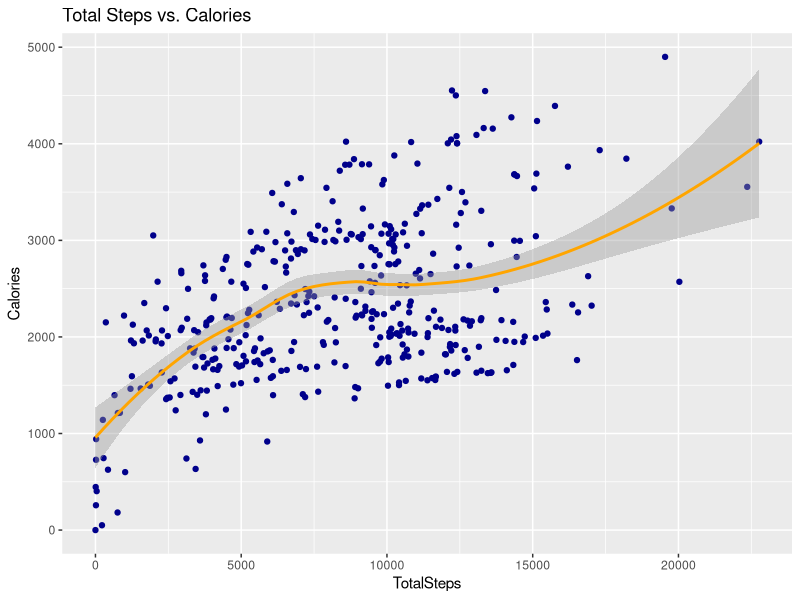
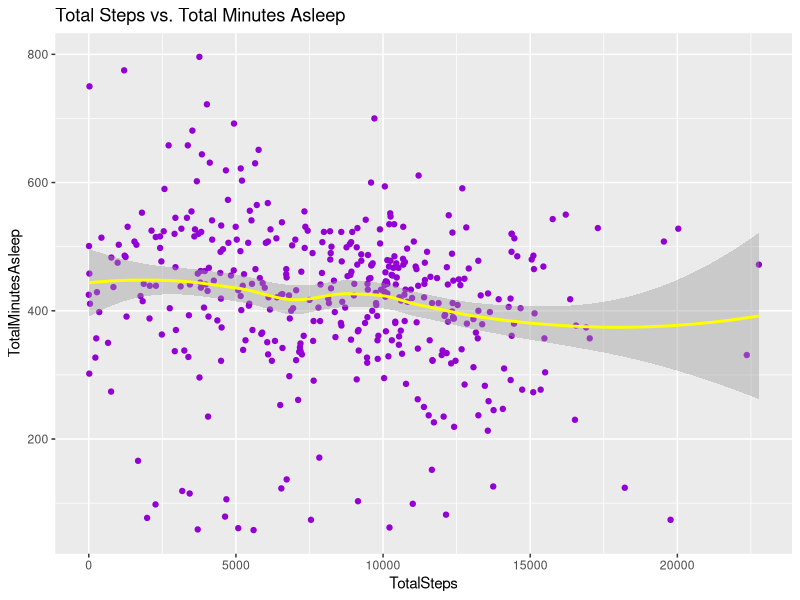
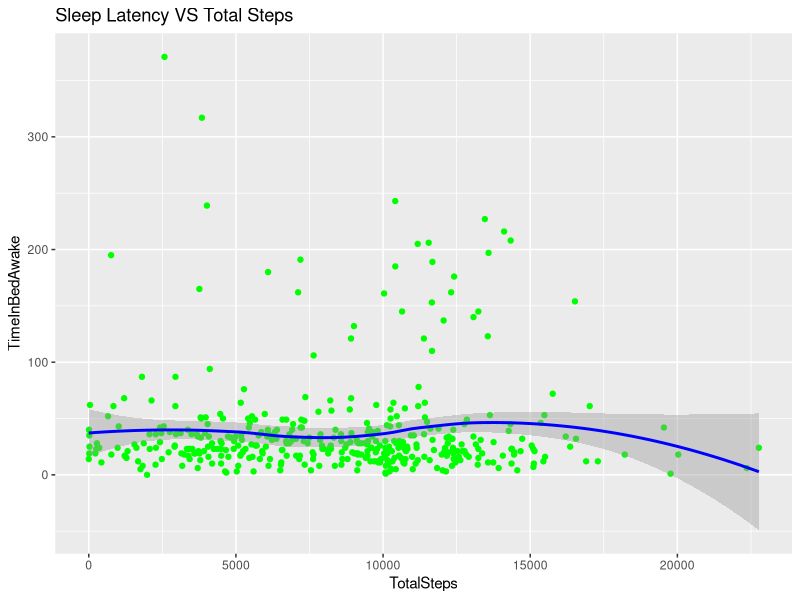
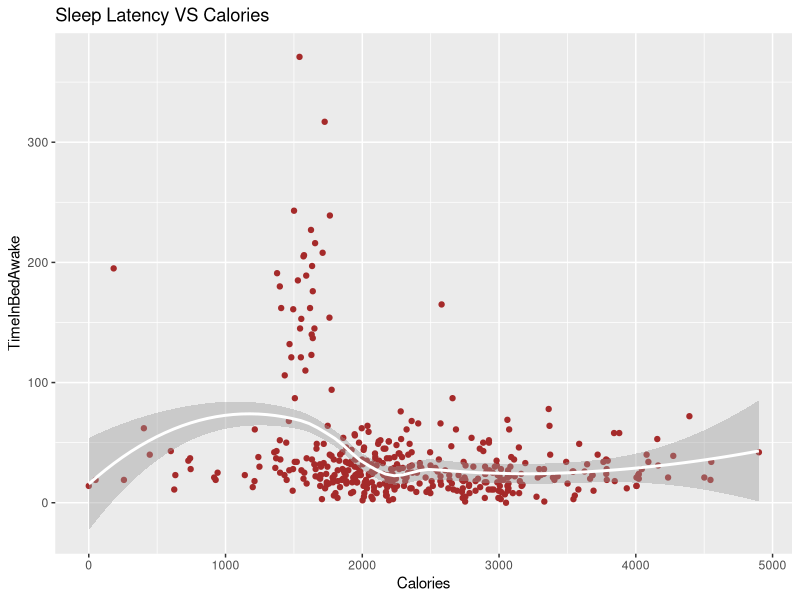
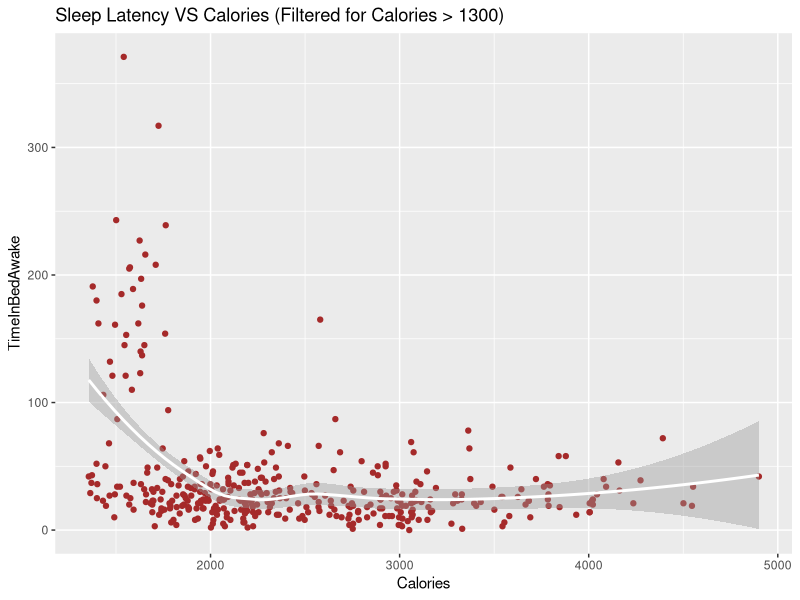
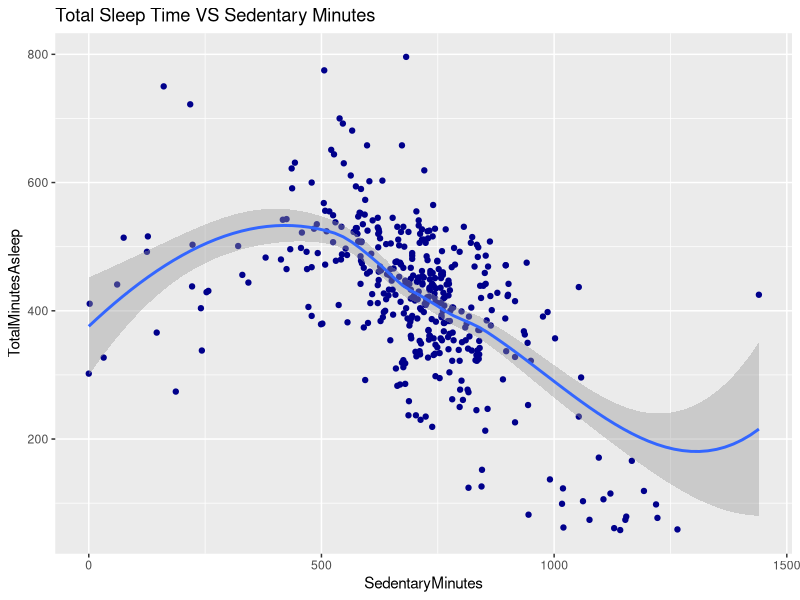

The R script that drew these images, in order:
## ---- chunk 1
knitr::opts_chunk$set(echo = TRUE)
## ---- chunk 2
library(tidyverse)
library(dplyr)
library(readr)
library(ggplot2)
## ---- chunk 3
combined_data <- read_csv("combined_data.csv")
combined_weight <- read_csv("combined_weight.csv")
april_daily_sleep <- read_csv("april_daily_sleep.csv")
master_and_sleep <- read_csv("master_and_sleep.csv")
## ---- chunk 4
summary(combined_data)
summary(april_daily_sleep)
summary(combined_weight)

combined_weight %>%
  group_by(Id) %>%
  summarize(Max_Weight = max(WeightKg, na.rm = TRUE),
            Min_Weight = min(WeightKg, na.rm = TRUE),
            Range_Weight = max(WeightKg, na.rm = TRUE) - min(WeightKg, na.rm = TRUE),
            Percentage_change_weight = (max(WeightKg, na.rm = TRUE) - min(WeightKg, na.rm = TRUE))/(Max_Weight = max(WeightKg, na.rm = TRUE)))*100

## ---- chunk 5
ggplot(data=master_and_sleep, aes(x=TotalSteps, y=Calories)) + 
  geom_point(color="darkblue") + geom_smooth(color="orange") + labs(title="Total Steps vs. Calories")
## ---- chunk 6
ggplot(data=master_and_sleep, aes(x=TotalSteps, y=TotalMinutesAsleep)) + 
geom_point(color="darkviolet") + geom_smooth(color='yellow') +
  labs(title="Total Steps vs. Total Minutes Asleep")
## ---- chunk 7
ggplot(data=master_and_sleep, aes(x=TotalSteps, y=TimeInBedAwake)) + 
geom_point(color="green") + geom_smooth(color='blue') +
  labs(title="Sleep Latency VS Total Steps")
## ---- chunk 8
ggplot(data=master_and_sleep, aes(x=Calories, y=TimeInBedAwake)) + 
geom_point(color="brown") + geom_smooth(color='white') +
  labs(title="Sleep Latency VS Calories")
## ---- chunk 9
ggplot(data = subset(master_and_sleep, Calories > 1300), 
       aes(x = Calories, y = TimeInBedAwake)) + 
  geom_point(color = "brown") + 
  geom_smooth(color = 'white') +
  labs(title = "Sleep Latency VS Calories (Filtered for Calories > 1300)")
## ---- chunk 10
ggplot(data=master_and_sleep, aes(x=SedentaryMinutes, y=TotalMinutesAsleep)) + 
geom_point(color='darkblue') + geom_smooth() +
  labs(title="Total Sleep Time VS Sedentary Minutes")
